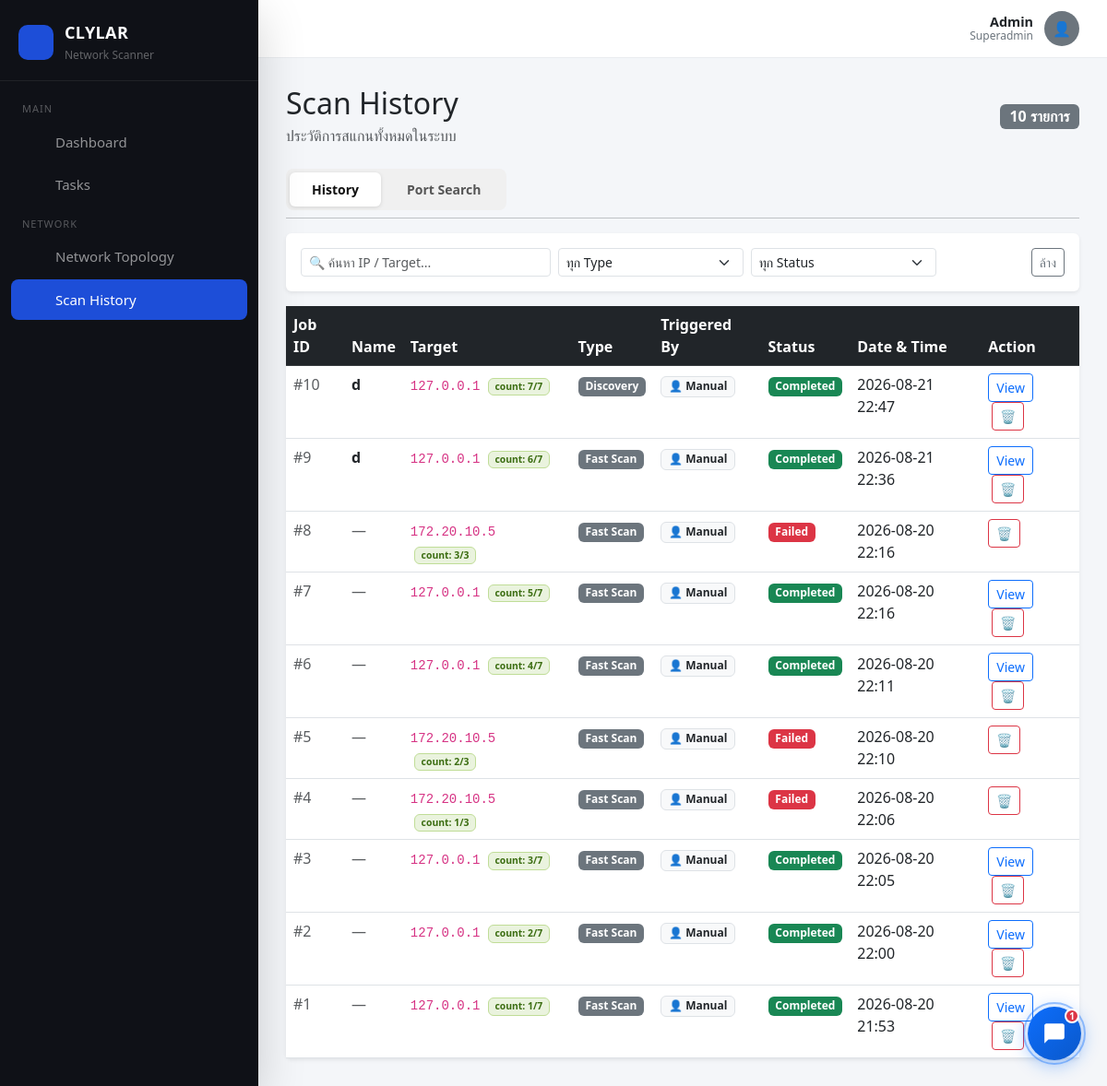
The app's page /history (signed in), older data.
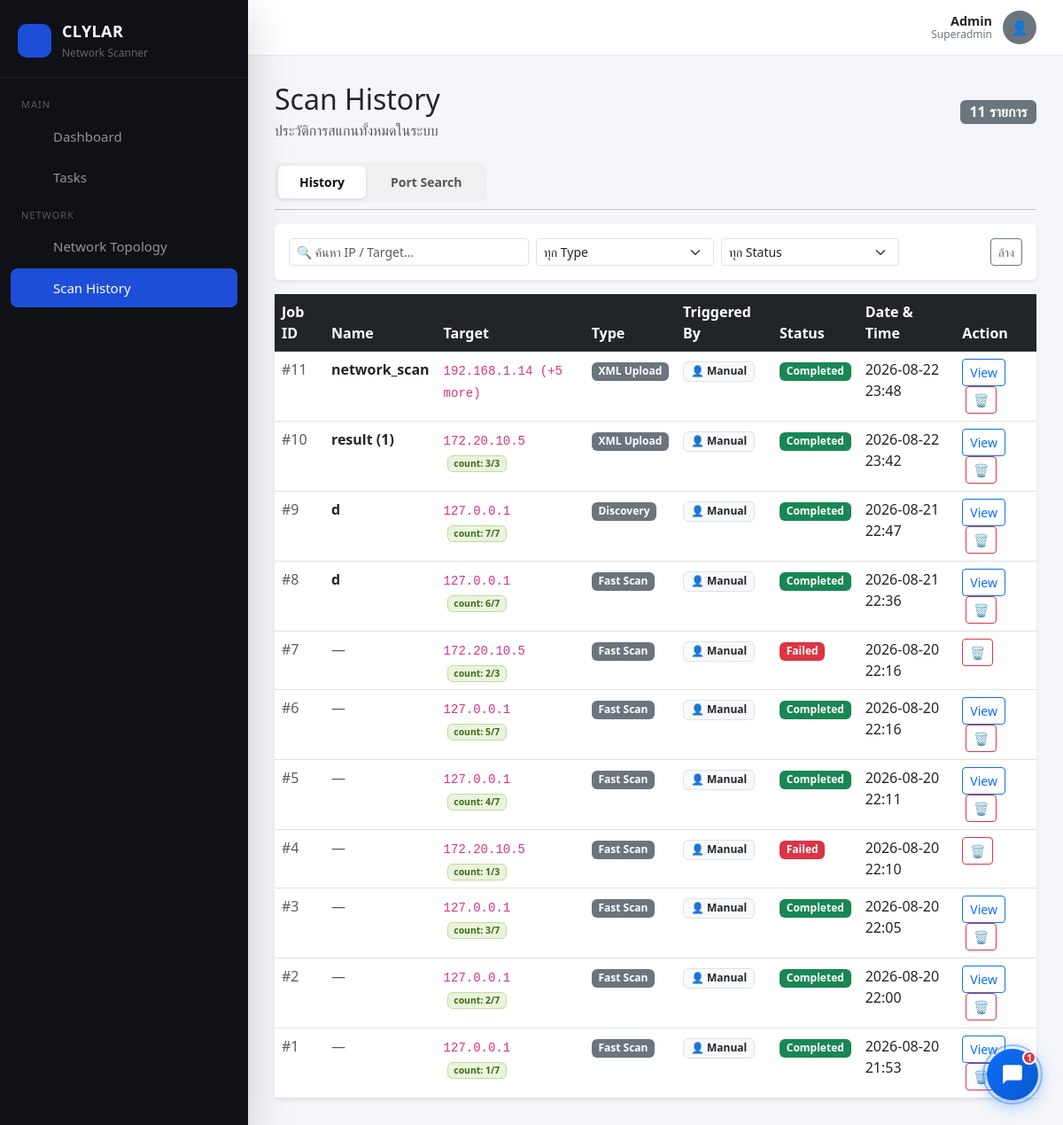
The same page, newer data.
### models.py (models this page shows, shortened)
class User(UserMixin, db.Model):
    id = db.Column(db.Integer, primary_key=True)
    username = db.Column(db.String(50), unique=True, nullable=False)
    password_hash = db.Column(db.String(255), nullable=False)
    role = db.Column(db.String(20), default='user')
    created_by = db.Column(db.Integer, db.ForeignKey('user.id'), nullable=True)
    created_at = db.Column(db.DateTime, default=now_th)
    subordinates = db.relationship('User', backref=db.backref('creator', remote_side=[id]),
                                   foreign_keys=[created_by])
    @property
    def is_any_admin(self):
        return self.role in ('admin', 'superadmin')

class ScanJob(db.Model):
    id = db.Column(db.Integer, primary_key=True)
    scan_name = db.Column(db.String(150), nullable=True)
    target = db.Column(db.String(100), nullable=False)
    scan_type = db.Column(db.String(50))
    status = db.Column(db.String(20), default='Running')
    timestamp = db.Column(db.DateTime, default=now_th)
    result_data = db.Column(db.Text)
    triggered_by = db.Column(db.String(20), default='manual')
    owner_id = db.Column(db.Integer, db.ForeignKey('user.id'), nullable=True)
    owner = db.relationship('User', foreign_keys=[owner_id])

### app.py (the view)
@app.route('/history')
@login_required
def history_page():
    history = visible_scans_query().order_by(ScanJob.timestamp.desc()).all()
    from collections import defaultdict
    target_jobs = defaultdict(list)
    for j in history:
        target_jobs[j.target].append(j)
    scan_seq_map = {}
    for target, tlist in target_jobs.items():
        sorted_list = sorted(tlist, key=lambda x: x.timestamp or 0)
        for idx, tj in enumerate(sorted_list, 1):
            scan_seq_map[tj.id] = (idx, len(sorted_list))
    owner_seq_map = {}
    unique_owner_ids = {j.owner_id for j in history if j.owner_id is not None}
    for oid in unique_owner_ids:
        owner_all = ScanJob.query.filter_by(owner_id=oid).order_by(ScanJob.timestamp).all()
        for idx, tj in enumerate(owner_all, 1):
            owner_seq_map[tj.id] = idx
    return render_template('history.html', history=history,
                           scan_seq_map=scan_seq_map,
                           owner_seq_map=owner_seq_map)

### app.py (called while the page is built)
@app.template_filter('scan_label')
def scan_label_filter(value):
    return SCAN_TYPE_LABELS.get(value, value)

@app.template_filter('from_json')
def from_json_filter(value):
    if not value:
        return []
    try:
        import json as _json
        return _json.loads(value)
    except Exception:
        return []

@login_manager.user_loader
def load_user(user_id):
    return User.query.get(int(user_id))

def visible_scans_query():
    if current_user.role == 'superadmin':
        return ScanJob.query.filter_by(owner_id=current_user.id)
    elif current_user.role in ('admin', 'superadmin'):
        return ScanJob.query.filter_by(owner_id=current_user.id)
    else:
        admin_id = current_user.created_by
        if admin_id:
            return ScanJob.query.filter_by(owner_id=admin_id)
        return ScanJob.query.filter(ScanJob.id == None)  # ไม่เห็นอะไรเลย

### templates/history.html (shortened to what this page needs)
{% extends 'base.html' %}
{% block content %}
<div class="d-flex align-items-center justify-content-between mb-4">
    <div>
        <h2 class="mb-1">Scan History</h2>
        <p class="text-muted mb-0">ประวัติการสแกนทั้งหมดในระบบ</p>
    </div>
    <span class="badge bg-secondary fs-6">{{ history|length }} รายการ</span>
</div>
<div class="mt-3 mb-1">
    <div class="d-inline-flex rounded-3 p-1" style="background:#f0f0f0; gap:4px;">
        <button id="tab-history-btn" onclick="switchHistoryTab('history')"
                class="btn btn-sm fw-semibold rounded-2 px-4 py-2 hist-tab-btn active-tab"
                style="font-size:.875rem; transition:all .18s;">
            History
        </button>
        <button id="tab-portsearch-btn" onclick="switchHistoryTab('portsearch')"
                class="btn btn-sm fw-semibold rounded-2 px-4 py-2 hist-tab-btn"
                style="font-size:.875rem; transition:all .18s;">
            Port Search
        </button>
    </div>
</div>
<hr class="mt-2 mb-3">
<div>
<div id="tab-history">
<div class="card border-0 shadow-sm mb-3 p-3">
    <div class="row g-2 align-items-center">
        <div class="col-md-4">
            <input type="text" id="searchInput" class="form-control form-control-sm" placeholder="🔍 ค้นหา IP / Target...">
        </div>
        <div class="col-md-3">
            <select id="typeFilter" class="form-select form-select-sm">
                <option value="">ทุก Type</option>
            </select>
        </div>
        <div class="col-md-3">
            <select id="statusFilter" class="form-select form-select-sm">
                <option value="">ทุก Status</option>
            </select>
        </div>
        <div class="col-md-2 text-end">
            <button class="btn btn-sm btn-outline-secondary" onclick="clearFilters()">ล้าง</button>
        </div>
    </div>
</div>
<div class="card p-0 shadow-sm border-0">
    <table class="table table-hover mb-0" id="historyTable">
        <thead class="table-dark">
            <tr>
                <th>Job ID</th>
                <th>Name</th>
                <th>Target</th>
                <th>Type</th>
                <th>Triggered By</th>
                <th>Status</th>
                <th>Date & Time</th>
                <th>Action</th>
            </tr>
        </thead>
        <tbody id="historyBody">
            {% for job in history %}
            {% set job_data = job.result_data | from_json if job.result_data else [] %}
            <tr data-target="{{ job.target }}" data-type="{{ job.scan_type }}" data-status="{{ job.status }}">
                <td><span class="text-muted">#{{ owner_seq_map.get(job.id, job.id) }}</span></td>
                <td>
                    {% if job.scan_name %}
                        <span class="fw-semibold">{{ job.scan_name }}</span>
                    {% else %}
                        <span class="text-muted">—</span>
                    {% endif %}
                </td>
                <td>
                    <code>{{ job.target }}</code>
                    {% set seq_info = scan_seq_map.get(job.id) %}
                    {% if seq_info and seq_info[1] > 1 %}
                    <span class="badge ms-1" style="font-size:.65rem;background:#EAF3DE;color:#3B6D11;border:0.5px solid #C0DD97;" title="สแกนครั้งที่ {{ seq_info[0] }} จากทั้งหมด {{ seq_info[1] }} ครั้ง">count: {{ seq_info[0] }}/{{ seq_info[1] }}</span>
                    {% endif %}
                </td>
                <td><span class="badge bg-secondary">{{ job.scan_type | scan_label }}</span></td>
                <td>
                    {% if job.triggered_by == 'schedule' %}
                        <span class="badge bg-warning text-dark">⏰ Schedule</span>
                    {% else %}
                        <span class="badge bg-light text-dark border">👤 Manual</span>
                    {% endif %}
                </td>
                <td>
                    <span class="badge {{ 'bg-success' if job.status == 'Completed' else 'bg-danger' if job.status in ('Failed', 'Cancelled') else 'bg-warning text-dark' }}">
                        {{ job.status }}
                    </span>
                </td>
                <td>{{ job.timestamp.strftime('%Y-%m-%d %H:%M') }}</td>
                <td>
                    {% if job.status == 'Completed' %}
                        <a href="{{ url_for('scan_detail', scan_id=job.id) }}"
                           class="btn btn-sm btn-outline-primary">View</a>
                        {% if current_user.is_any_admin %}
                        <button class="btn btn-sm btn-outline-danger ms-1"
                                onclick="confirmDelete({{ job.id }}, '{{ job.target }}', {{ scan_seq_map.get(job.id, (1,1))[1] }})">
                            🗑
                        </button>
                        {% endif %}
                    {% elif job.status == 'Failed' %}
                        {% if current_user.is_any_admin %}
                        <button class="btn btn-sm btn-outline-danger"
                                onclick="confirmDelete({{ job.id }}, '{{ job.target }}', {{ scan_seq_map.get(job.id, (1,1))[1] }})">
                            🗑
                        </button>
                        {% endif %}
                    {% else %}
                        <button class="btn btn-sm btn-secondary" disabled>Running...</button>
                    {% endif %}
                </td>
            </tr>
            {% else %}
            <tr>
                <td colspan="8" class="text-center text-muted py-4">ยังไม่มีประวัติการสแกน</td>
            </tr>
            {% endfor %}
        </tbody>
    </table>
</div>
</div>
</div>
{% endblock %}

### templates/base.html (shortened to what this page needs)
<!DOCTYPE html>
<html lang="en">
<head>
    <link href="https://cdn.jsdelivr.net/npm/bootstrap@5.3.0/dist/css/bootstrap.min.css" rel="stylesheet">
    <link href="https://cdn.jsdelivr.net/npm/@tabler/icons-webfont@2.44.0/tabler-icons.min.css" rel="stylesheet">
</head>
<body>
<div class="d-flex">
    {% if current_user.is_authenticated %}
    <nav class="sidebar shadow-lg">
        <div class="sidebar-logo">
            <div class="sidebar-logo-icon">
            </div>
            <div>
                <div class="sidebar-logo-text">CLYLAR</div>
                <div class="sidebar-logo-sub">Network Scanner</div>
            </div>
        </div>
        <div class="sidebar-nav">
            <span class="sidebar-section-label">Main</span>
            <ul class="nav flex-column">
                <li class="nav-item">
                    <a href="/" class="nav-link {% if request.path == '/' %}active{% endif %}">
                        Dashboard
                    </a>
                </li>
                {% if current_user.role in ('admin', 'superadmin') %}
                <li class="nav-item">
                    <a href="{{ url_for('tasks_page') }}" class="nav-link {% if request.path.startswith('/tasks') %}active{% endif %}">
                        Tasks
                    </a>
                </li>
                {% endif %}
            </ul>
            <span class="sidebar-section-label">Network</span>
            <ul class="nav flex-column">
                <li class="nav-item">
                    <a href="{{ url_for('topology_page') }}" class="nav-link {% if request.path.startswith('/topology') %}active{% endif %}">
                        Network Topology
                    </a>
                </li>
                <li class="nav-item">
                    <a href="{{ url_for('history_page') }}" class="nav-link {% if request.path.startswith('/history') %}active{% endif %}">
                        Scan History
                    </a>
                </li>
            </ul>
        </div>
    </nav>
    {% endif %}
    <div class="main-wrapper">
        {% if current_user.is_authenticated %}
        <div class="topbar">
            <div class="topbar-user">
                <div class="topbar-user-info">
                    <div class="topbar-user-name">{{ current_user.username | title }}</div>
                    <div class="topbar-user-role">{{ current_user.role | title }}</div>
                </div>
                <div class="topbar-avatar" id="profileAvatar" onclick="toggleProfileDropdown()">
                </div>
            </div>
        </div>
        {% endif %}
        <main class="main-content">
            {% block content %}
            {% endblock %}
        </main>
    </div>
</div>
{% if current_user.is_authenticated %}
<button id="chatbot-btn" onclick="toggleChat()" title="CLYLAR Chatbot">
  <span id="chatbot-badge">1</span>
  <svg class="icon-chat" width="26" height="26" viewBox="0 0 24 24" fill="none">
    <path d="M20 2H4C2.9 2 2 2.9 2 4v18l4-4h14c1.1 0 2-.9 2-2V4c0-1.1-.9-2-2-2z" fill="white"/>
  </svg>
</button>
{% endif %}
{% if current_user.is_authenticated %}
<div class="toast-container position-fixed bottom-0 end-0 p-4" style="z-index: 10005;">
</div>
{% endif %}
</body>
</html>

### templates/base.html (style rules this page uses)
body { background-color: #f4f6f9; }
.sidebar { min-height: 100vh; width: 280px; background-color: #0f1117; color: white; position: relative; display: flex; flex-direction: column; flex-shrink: 0; }
.sidebar-logo { padding: 22px 20px 18px; border-bottom: 1px solid rgba(255,255,255,0.07); display: flex; align-items: center; gap: 12px; }
.sidebar-logo-icon { width: 38px; height: 38px; background: #1d4ed8; border-radius: 10px; display: flex; align-items: center; justify-content: center; font-size: 20px; color: #fff; flex-shrink: 0; }
.sidebar-logo-text { font-size: 18px; font-weight: 700; color: #fff; letter-spacing: 0.4px; }
.sidebar-logo-sub { font-size: 12px; color: rgba(255,255,255,0.35); margin-top: 2px; }
.sidebar-nav { padding: 12px 12px; flex: 1; }
.sidebar-section-label { font-size: 11px; color: rgba(255,255,255,0.3); text-transform: uppercase; letter-spacing: 1px; padding: 10px 12px 5px; display: block; }
.sidebar a { color: rgba(255,255,255,0.55); text-decoration: none; padding: 11px 14px; display: flex; align-items: center; gap: 12px; border-radius: 8px; margin-bottom: 2px; font-size: 15px; transition: background 0.15s, color 0.15s; }
.sidebar .active { background-color: #1d4ed8; color: #fff; }
.main-wrapper { flex-grow: 1; display: flex; flex-direction: column; min-height: 100vh; }
.topbar { background-color: #fff; border-bottom: 1px solid #e9ecef; padding: 12px 30px; display: flex; align-items: center; justify-content: space-between; }
.topbar-user { display: flex; align-items: center; gap: 12px; }
.topbar-user-info { text-align: right; line-height: 1.2; }
.topbar-user-name { font-weight: 600; font-size: 0.9rem; color: #212529; }
.topbar-user-role { font-size: 0.75rem; color: #6c757d; }
.topbar-avatar { width: 38px; height: 38px; background-color: #6c757d; border-radius: 50%; display: flex; align-items: center; justify-content: center; color: white; font-size: 1rem; cursor: pointer; position: relative; }
.topbar-user { position: relative; }
.main-content { flex-grow: 1; padding: 30px; }
#chatbot-btn { position: fixed; bottom: 28px; right: 28px; width: 58px; height: 58px; border-radius: 50%; background: linear-gradient(135deg, #0d6efd 0%, #0a58ca 100%); box-shadow: 0 4px 20px rgba(13,110,253,0.45); border: none; cursor: pointer; z-index: 10000; display: flex; align-items: center; justify-content: center; transition: transform 0.2s ease, box-shadow 0.2s ease; }
#chatbot-btn svg { transition: opacity 0.2s, transform 0.2s; }
#chatbot-btn::before { content: ''; position: absolute; inset: -5px; border-radius: 50%; border: 2px solid rgba(13,110,253,0.4); animation: pulse-ring 2.2s ease-out infinite; }
#chatbot-badge { position: absolute; top: 2px; right: 2px; width: 16px; height: 16px; background: #dc3545; border-radius: 50%; font-size: 10px; font-weight: 700; color: #fff; display: flex; align-items: center; justify-content: center; border: 2px solid #fff; }

### templates/history.html (style rules this page uses)
.hist-tab-btn { background: transparent; color: #555; border: none; }
.hist-tab-btn.active-tab { background: #fff; color: #111; box-shadow: 0 1px 4px rgba(0,0,0,.12); }

Row changes from the older to the newer data that the page shows:
removed ScanJob: get "4", target "172.20.10.5", owner "1", seq_info "3", scan_type|scan_label "Fast Scan", triggered_by "👤 Manual", status "Failed", timestamp "2026-08-20 22:06"
added ScanJob: get "11", scan_name "network_scan", target "192.168.1.14 (+5 more)", scan_type|scan_label "XML Upload", triggered_by "👤 Manual", status "Completed", timestamp "2026-08-22 23:48"
added ScanJob: get "10", scan_name "result (1)", target "172.20.10.5", seq_info "3", scan_type|scan_label "XML Upload", triggered_by "👤 Manual", status "Completed", timestamp "2026-08-22 23:42"
computed for ScanJob "Discovery": get "10" → "9"
computed for ScanJob (number 4 of 11 on the later page): get "9" → "8"
computed for ScanJob (number 5 of 11 on the later page): get "8" → "7"; seq_info "3" → "2"
computed for ScanJob id 7: get "7" → "6"
computed for ScanJob (number 7 of 11 on the later page): get "6" → "5"
computed for ScanJob (number 8 of 11 on the later page): get "5" → "4"; owner "2" → "1"
Text that changed along with them:
{{ history|length }}: "10" → "11"
